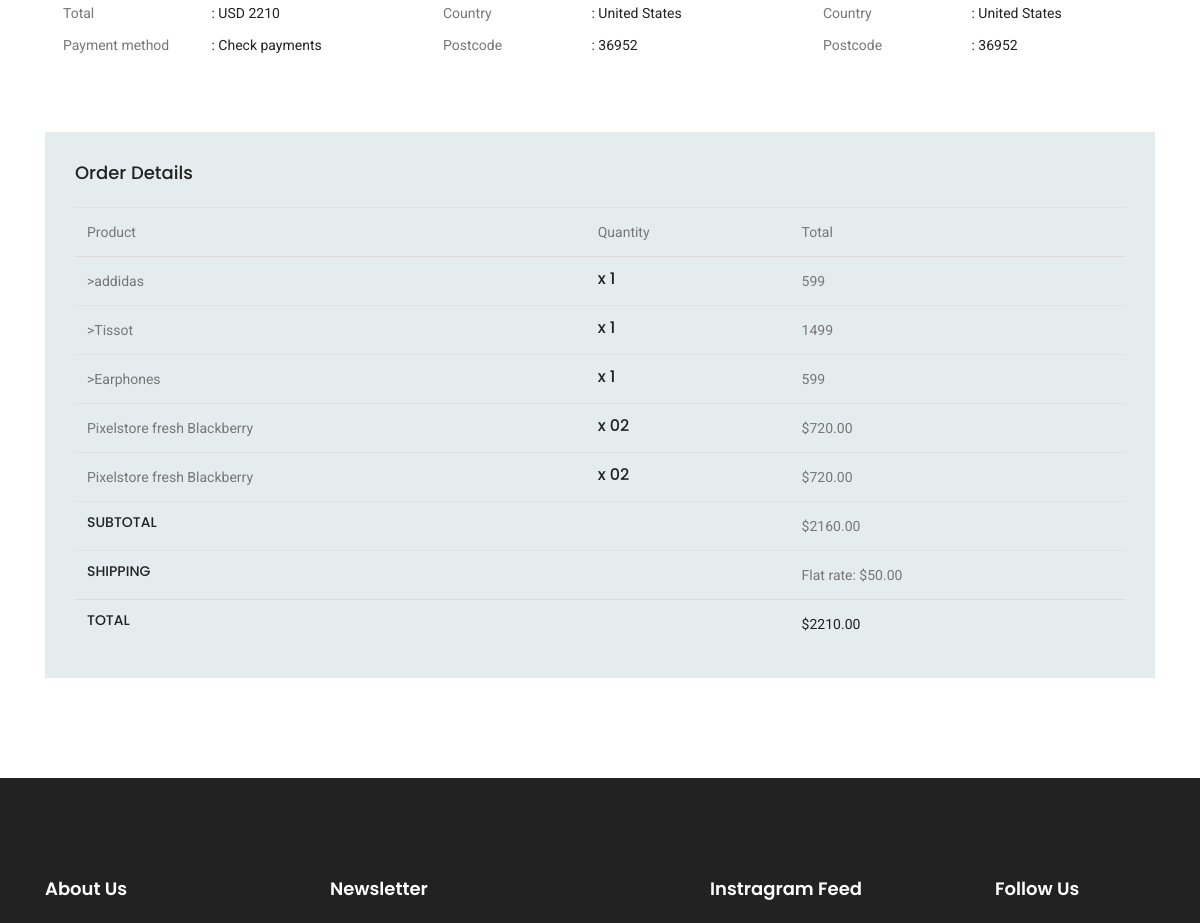
/confirmation (signed in, middle part), run on an earlier commit of the app's database.
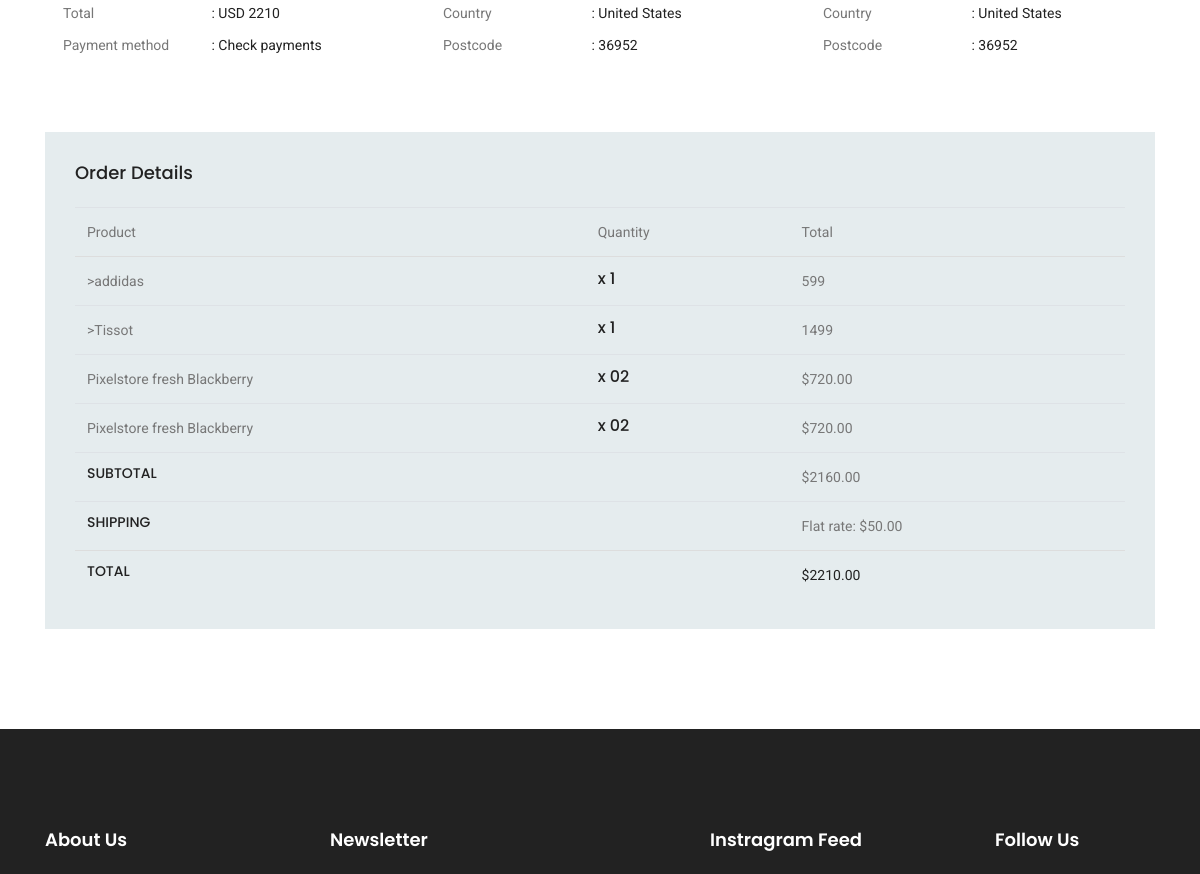
And on a later commit of the database.
### UserApp/models.py (models this page shows)
class Cart (models.Model):
    user_id=models.ForeignKey(Register, on_delete=models.CASCADE, null=True)
    product_id=models.ForeignKey(Product,on_delete=models.CASCADE,null=True)
    productquantity=models.IntegerField(default=1)
    totalamount = models.IntegerField(default=0)

### AdminApp/models.py (models this page shows)
class Product(models.Model):
    category_id=models.ForeignKey(Category, on_delete=models.CASCADE, null=True)
    productname=models.TextField(max_length=50)
    productquantity=models.IntegerField(default=0)
    productprice=models.IntegerField(default=0)
    productimage=models.ImageField(upload_to="proimage",default="null.jpg")

### UserApp/views.py (the view)
# urls.py: path('confirmation',views.confirmation,name='confirmation'),
def confirmation(request):
     user_id=request.session.get('u_id')
     details=Cart.objects.filter(user_id=user_id)
     context= {
         'details':details,
          }
     return render(request,'conformation.html',context)

### UserApp/templates/conformation.html (shortened to what this page needs)
{% extends 'viewmore.html' %}
{% load static %}
{% block content %}
<section class="order_details section_gap">
    <div class="container">
        <div class="row order_d_inner">
            <div class="col-lg-4">
                <div class="details_item">
                    <ul class="list">
                        <li><a href="#"><span>Total</span> : USD 2210</a></li>
                        <li><a href="#"><span>Payment method</span> : Check payments</a></li>
                    </ul>
                </div>
            </div>
            <div class="col-lg-4">
                <div class="details_item">
                    <ul class="list">
                        <li><a href="#"><span>Country</span> : United States</a></li>
                        <li><a href="#"><span>Postcode </span> : 36952</a></li>
                    </ul>
                </div>
            </div>
            <div class="col-lg-4">
                <div class="details_item">
                    <ul class="list">
                        <li><a href="#"><span>Country</span> : United States</a></li>
                        <li><a href="#"><span>Postcode </span> : 36952</a></li>
                    </ul>
                </div>
            </div>
        </div>
        <div class="order_details_table">
            <h2>Order Details</h2>
            <div class="table-responsive">
                <table class="table">
                    <thead>
                        <tr>
                            <th scope="col">Product</th>
                            <th scope="col">Quantity</th>
                            <th scope="col">Total</th>
                        </tr>
                    </thead>
                    <tbody>
{% for i in details %}
                        <tr>
                            <td>
                                <p>>{{i.product_id.productname}}</p>
                            </td>
                            <td>
                                <h5>x {{i.productquantity}}</h5>
                            </td>
                            <td>
                                <p>{{i.product_id.productprice}}</p>
                            </td>
                        </tr>
{% endfor %}
                        <tr>
                            <td>
                                <p>Pixelstore fresh Blackberry</p>
                            </td>
                            <td>
                                <h5>x 02</h5>
                            </td>
                            <td>
                                <p>$720.00</p>
                            </td>
                        </tr>
                        <tr>
                            <td>
                                <p>Pixelstore fresh Blackberry</p>
                            </td>
                            <td>
                                <h5>x 02</h5>
                            </td>
                            <td>
                                <p>$720.00</p>
                            </td>
                        </tr>
                        <tr>
                            <td>
                                <h4>Subtotal</h4>
                            </td>
                            <td>
                            </td>
                            <td>
                                <p>$2160.00</p>
                            </td>
                        </tr>
                        <tr>
                            <td>
                                <h4>Shipping</h4>
                            </td>
                            <td>
                            </td>
                            <td>
                                <p>Flat rate: $50.00</p>
                            </td>
                        </tr>
                        <tr>
                            <td>
                                <h4>Total</h4>
                            </td>
                            <td>
                            </td>
                            <td>
                                <p>$2210.00</p>
                            </td>
                        </tr>
                    </tbody>
                </table>
            </div>
        </div>
    </div>
</section>
{% endblock %}

### UserApp/templates/viewmore.html (shortened to what this page needs)
{% load static %}
<!DOCTYPE html>
<html lang="zxx" class="no-js">
<head>
	<link rel="stylesheet" href="{% static 'css/linearicons.css' %}">
	<link rel="stylesheet" href="{% static 'css/owl.carousel.css' %}">
	<link rel="stylesheet" href="{% static 'css/themify-icons.css' %}">
	<link rel="stylesheet" href="{% static 'css/font-awesome.min.css' %}">
	<link rel="stylesheet" href="{% static 'css/nice-select.css' %}">
	<link rel="stylesheet" href="{% static 'css/nouislider.min.css' %}">
	<link rel="stylesheet" href="{% static 'css/bootstrap.css' %}">
	<link rel="stylesheet" href="{% static 'css/main.css' %}">
</head>
<body>
    {% block content %}{% endblock %}
	<footer class="footer-area section_gap">
		<div class="container">
			<div class="row">
				<div class="col-lg-3  col-md-6 col-sm-6">
					<div class="single-footer-widget">
						<h6>About Us</h6>
					</div>
				</div>
				<div class="col-lg-4  col-md-6 col-sm-6">
					<div class="single-footer-widget">
						<h6>Newsletter</h6>
					</div>
				</div>
				<div class="col-lg-3  col-md-6 col-sm-6">
					<div class="single-footer-widget mail-chimp">
						<h6 class="mb-20">Instragram Feed</h6>
					</div>
				</div>
				<div class="col-lg-2 col-md-6 col-sm-6">
					<div class="single-footer-widget">
						<h6>Follow Us</h6>
					</div>
				</div>
			</div>
		</div>
	</footer>
</body>
</html>

What changed in the data, as far as the page shows it:
removed Cart: product_id.productname "Earphones", productquantity "1", product_id.productprice "599"
